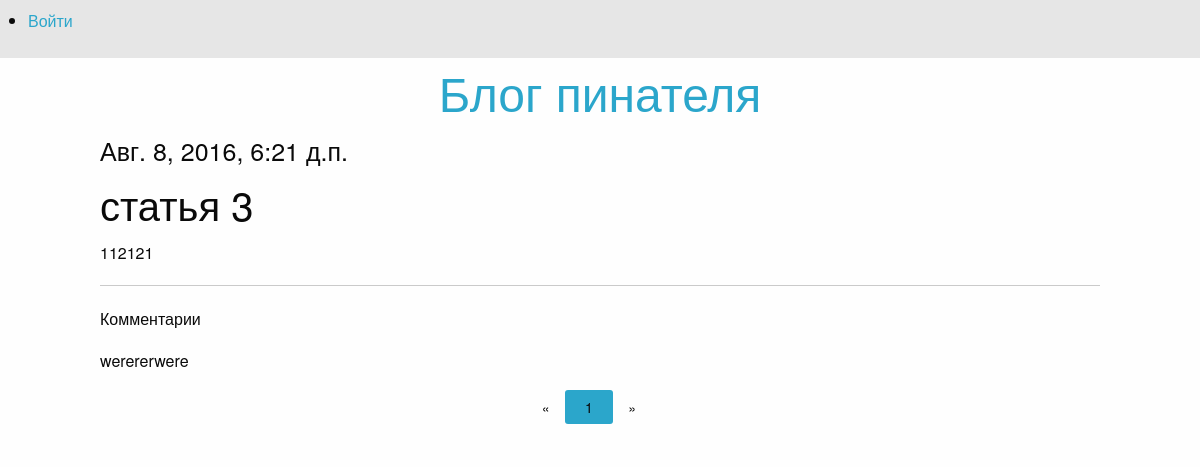
The app's page /articles/get/5/, older data.
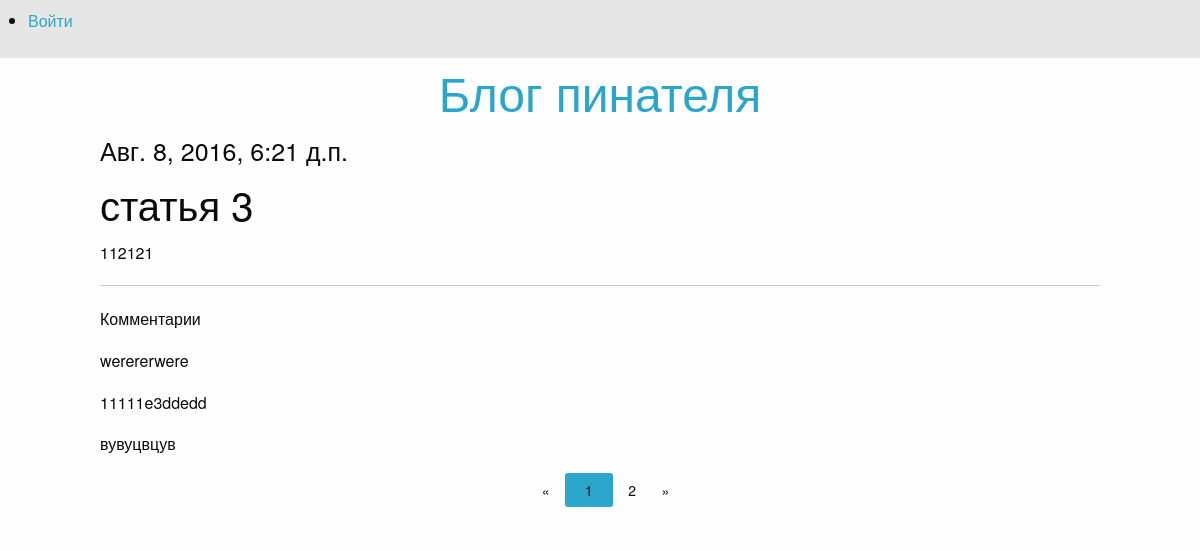
The same page, newer data.
### article/models.py (models this page shows)
class Comments(models.Model):
    class Meta():
        db_table = 'comments'
    comments_text = models.TextField(verbose_name="Текст комментария")
    comments_article = models.ForeignKey(Article)

### article/views.py (the view)
# urls.py: url(r'^articles/get/(?P<article_id>\d+)/(?P<comment_page>\d+)/$', article),
def article(request, article_id=1,comment_page=1):
    comment_form = CommentForm
    args = {}
    args.update(csrf(request))
    args['article'] = Article.objects.get(id=article_id)
    all_comments = Comments.objects.filter(comments_article_id=article_id)
    current_comment_page = Paginator(all_comments,3)
    print("Page N  ",comment_page)
    args['comments'] = current_comment_page.page(comment_page)
    args['form'] = comment_form
    args['username'] = auth.get_user(request).username
    return render_to_response('article.html', args)

### article/templates/article.html (shortened to what this page needs)
{% extends 'main.html' %}
{% load staticfiles %}
{% block article %}
<h4>{{ article.article_date }}</h4>
<h2>{{ article.article_title }}</h2>
<p>{{ article.article_text }}</p>
<hr>
<p>Комментарии</p>
{%  for comment in comments %}
    <p>{{ comment.comments_text}}</p>
{% endfor %}
</div>
<div class="row">
    <div class="large-3 large-offset-5 columns">
            <ul class="pagination">
                {% if comments.has_previous %}
                    <li class="arrow"><a href="/articles/get/{{ article.id}}/{{ comments.previous_page_number }}/">&laquo;</a> </li>
                {% else %}
                    <li class="arrow unavailable"><a href="">&laquo;</a></li>
                {% endif %}
                {% for page in comments.paginator.page_range %}
                    {% if page == comments.number %}
                        <li class="current"><a href="/articles/get/{{ article.id }}/{{ page }}/">{{ page }}</a> </li>
                    {% else %}
                        <li><a href="/articles/get/{{ article.id }}/{{ page }}/">{{ page }}</a> </li>
                    {% endif %}
                {% endfor %}
                {%  if comments.has_next %}
                    <li class="arrow"><a href="/articles/get/{{ article.id }}/{{ comments.next_page_number }}/">&raquo;</a> </li>
                {% else %}
                    <li class="arrow unavailable"><a href="">&raquo;</a></li>
                {% endif %}
            </ul>
        </div>
</div>
{% endblock %}

Row changes from the older to the newer data that the page shows:
added Comments: comments_text "11111e3ddedd"
added Comments: comments_text "вувуцвцув"
Text that changed along with them:
new list line: "2"
